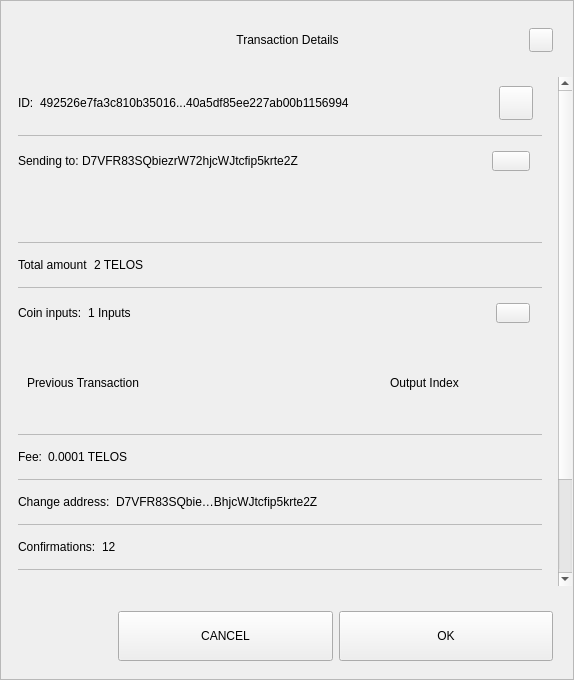
<?xml version="1.0" encoding="UTF-8"?>
<ui version="4.0">
 <class>TxDetailDialog</class>
 <widget class="QWidget" name="TxDetailDialog">
  <property name="geometry">
   <rect>
    <x>0</x>
    <y>0</y>
    <width>574</width>
    <height>680</height>
   </rect>
  </property>
  <property name="minimumSize">
   <size>
    <width>574</width>
    <height>455</height>
   </size>
  </property>
  <property name="windowTitle">
   <string>Form</string>
  </property>
  <property name="styleSheet">
   <string notr="true"/>
  </property>
  <layout class="QVBoxLayout" name="verticalLayout_3">
   <property name="spacing">
    <number>0</number>
   </property>
   <property name="leftMargin">
    <number>0</number>
   </property>
   <property name="topMargin">
    <number>0</number>
   </property>
   <property name="rightMargin">
    <number>0</number>
   </property>
   <property name="bottomMargin">
    <number>0</number>
   </property>
   <item>
    <widget class="QFrame" name="frame">
     <property name="styleSheet">
      <string notr="true"/>
     </property>
     <property name="frameShape">
      <enum>QFrame::StyledPanel</enum>
     </property>
     <property name="frameShadow">
      <enum>QFrame::Raised</enum>
     </property>
     <layout class="QVBoxLayout" name="verticalLayout">
      <property name="leftMargin">
       <number>0</number>
      </property>
      <property name="rightMargin">
       <number>0</number>
      </property>
      <item>
       <layout class="QHBoxLayout" name="horizontalLayout_3">
        <property name="spacing">
         <number>0</number>
        </property>
        <property name="leftMargin">
         <number>20</number>
        </property>
        <property name="topMargin">
         <number>10</number>
        </property>
        <property name="rightMargin">
         <number>20</number>
        </property>
        <item>
         <spacer name="horizontalSpacer_1">
          <property name="orientation">
           <enum>Qt::Horizontal</enum>
          </property>
          <property name="sizeHint" stdset="0">
           <size>
            <width>40</width>
            <height>20</height>
           </size>
          </property>
         </spacer>
        </item>
        <item>
         <widget class="QLabel" name="labelTitle">
          <property name="minimumSize">
           <size>
            <width>0</width>
            <height>40</height>
           </size>
          </property>
          <property name="maximumSize">
           <size>
            <width>16777215</width>
            <height>40</height>
           </size>
          </property>
          <property name="styleSheet">
           <string notr="true">padding-left:24px;</string>
          </property>
          <property name="text">
           <string>Transaction Details</string>
          </property>
          <property name="alignment">
           <set>Qt::AlignCenter</set>
          </property>
          <property name="margin">
           <number>7</number>
          </property>
         </widget>
        </item>
        <item>
         <spacer name="horizontalSpacer_2">
          <property name="orientation">
           <enum>Qt::Horizontal</enum>
          </property>
          <property name="sizeHint" stdset="0">
           <size>
            <width>40</width>
            <height>20</height>
           </size>
          </property>
         </spacer>
        </item>
        <item>
         <widget class="QPushButton" name="btnEsc">
          <property name="minimumSize">
           <size>
            <width>24</width>
            <height>24</height>
           </size>
          </property>
          <property name="maximumSize">
           <size>
            <width>24</width>
            <height>24</height>
           </size>
          </property>
          <property name="text">
           <string/>
          </property>
         </widget>
        </item>
       </layout>
      </item>
      <item>
       <spacer name="verticalSpacer">
        <property name="orientation">
         <enum>Qt::Vertical</enum>
        </property>
        <property name="sizeType">
         <enum>QSizePolicy::Fixed</enum>
        </property>
        <property name="sizeHint" stdset="0">
         <size>
          <width>20</width>
          <height>10</height>
         </size>
        </property>
       </spacer>
      </item>
      <item>
       <widget class="QWidget" name="layoutScroll" native="true">
        <property name="minimumSize">
         <size>
          <width>0</width>
          <height>0</height>
         </size>
        </property>
        <layout class="QVBoxLayout" name="verticalLayout_4">
         <property name="leftMargin">
          <number>0</number>
         </property>
         <property name="topMargin">
          <number>0</number>
         </property>
         <property name="rightMargin">
          <number>0</number>
         </property>
         <item>
          <widget class="QScrollArea" name="scrollArea">
           <property name="styleSheet">
            <string notr="true">#scrollArea {
background:transparent;
}</string>
           </property>
           <property name="horizontalScrollBarPolicy">
            <enum>Qt::ScrollBarAlwaysOff</enum>
           </property>
           <property name="sizeAdjustPolicy">
            <enum>QAbstractScrollArea::AdjustIgnored</enum>
           </property>
           <property name="widgetResizable">
            <bool>true</bool>
           </property>
           <property name="alignment">
            <set>Qt::AlignLeading|Qt::AlignLeft|Qt::AlignTop</set>
           </property>
           <widget class="QWidget" name="scrollAreaWidgetContents">
            <property name="geometry">
             <rect>
              <x>0</x>
              <y>0</y>
              <width>556</width>
              <height>650</height>
             </rect>
            </property>
            <property name="autoFillBackground">
             <bool>false</bool>
            </property>
            <property name="styleSheet">
             <string notr="true">#scrollAreaWidgetContents {
background:transparent;
}</string>
            </property>
            <layout class="QVBoxLayout" name="verticalLayout_7">
             <property name="spacing">
              <number>0</number>
             </property>
             <property name="sizeConstraint">
              <enum>QLayout::SetDefaultConstraint</enum>
             </property>
             <property name="leftMargin">
              <number>0</number>
             </property>
             <property name="topMargin">
              <number>0</number>
             </property>
             <property name="rightMargin">
              <number>0</number>
             </property>
             <property name="bottomMargin">
              <number>0</number>
             </property>
             <item>
              <widget class="QWidget" name="content" native="true">
               <layout class="QVBoxLayout" name="verticalLayout_2">
                <property name="leftMargin">
                 <number>16</number>
                </property>
                <property name="topMargin">
                 <number>0</number>
                </property>
                <property name="rightMargin">
                 <number>16</number>
                </property>
                <item>
                 <widget class="QWidget" name="contentID" native="true">
                  <layout class="QHBoxLayout" name="horizontalLayout_12" stretch="0,1,0">
                   <property name="leftMargin">
                    <number>0</number>
                   </property>
                   <item>
                    <widget class="QLabel" name="labelId">
                     <property name="maximumSize">
                      <size>
                       <width>16777215</width>
                       <height>16777215</height>
                      </size>
                     </property>
                     <property name="text">
                      <string>ID:</string>
                     </property>
                    </widget>
                   </item>
                   <item>
                    <widget class="QLabel" name="textId">
                     <property name="text">
                      <string>492526e7fa3c810b35016...40a5df85ee227ab00b1156994</string>
                     </property>
                    </widget>
                   </item>
                   <item>
                    <widget class="QPushButton" name="pushCopy">
                     <property name="minimumSize">
                      <size>
                       <width>34</width>
                       <height>34</height>
                      </size>
                     </property>
                     <property name="maximumSize">
                      <size>
                       <width>34</width>
                       <height>34</height>
                      </size>
                     </property>
                     <property name="text">
                      <string/>
                     </property>
                     <property name="iconSize">
                      <size>
                       <width>24</width>
                       <height>24</height>
                      </size>
                     </property>
                    </widget>
                   </item>
                  </layout>
                 </widget>
                </item>
                <item>
                 <widget class="QLabel" name="labelDivider9">
                  <property name="maximumSize">
                   <size>
                    <width>16777215</width>
                    <height>1</height>
                   </size>
                  </property>
                  <property name="styleSheet">
                   <string notr="true">background-color:#bababa;</string>
                  </property>
                  <property name="text">
                   <string/>
                  </property>
                 </widget>
                </item>
                <item>
                 <widget class="QWidget" name="contentOutputs" native="true">
                  <layout class="QHBoxLayout" name="horizontalLayout_11" stretch="0,3,0">
                   <property name="spacing">
                    <number>0</number>
                   </property>
                   <property name="leftMargin">
                    <number>0</number>
                   </property>
                   <property name="rightMargin">
                    <number>12</number>
                   </property>
                   <item>
                    <widget class="QLabel" name="labelSend">
                     <property name="maximumSize">
                      <size>
                       <width>16777215</width>
                       <height>16777215</height>
                      </size>
                     </property>
                     <property name="text">
                      <string>Sending to: </string>
                     </property>
                    </widget>
                   </item>
                   <item>
                    <widget class="QLabel" name="textSend">
                     <property name="text">
                      <string>D7VFR83SQbiezrW72hjcWJtcfip5krte2Z </string>
                     </property>
                    </widget>
                   </item>
                   <item>
                    <widget class="QPushButton" name="pushOutputs">
                     <property name="minimumSize">
                      <size>
                       <width>34</width>
                       <height>20</height>
                      </size>
                     </property>
                     <property name="maximumSize">
                      <size>
                       <width>38</width>
                       <height>20</height>
                      </size>
                     </property>
                     <property name="styleSheet">
                      <string notr="true"/>
                     </property>
                     <property name="text">
                      <string/>
                     </property>
                    </widget>
                   </item>
                  </layout>
                 </widget>
                </item>
                <item>
                 <widget class="QScrollArea" name="outputsScrollArea">
                  <property name="minimumSize">
                   <size>
                    <width>0</width>
                    <height>50</height>
                   </size>
                  </property>
                  <property name="styleSheet">
                   <string notr="true">#outputsScrollArea {
background:transparent;
}</string>
                  </property>
                  <property name="widgetResizable">
                   <bool>true</bool>
                  </property>
                  <widget class="QWidget" name="container_outputs_base">
                   <property name="geometry">
                    <rect>
                     <x>0</x>
                     <y>0</y>
                     <width>522</width>
                     <height>48</height>
                    </rect>
                   </property>
                   <property name="styleSheet">
                    <string notr="true">#container_outputs_base {
background:transparent;
}</string>
                   </property>
                  </widget>
                 </widget>
                </item>
                <item>
                 <widget class="QLabel" name="labelDivider8">
                  <property name="maximumSize">
                   <size>
                    <width>16777215</width>
                    <height>1</height>
                   </size>
                  </property>
                  <property name="styleSheet">
                   <string notr="true">background-color:#bababa;</string>
                  </property>
                  <property name="text">
                   <string/>
                  </property>
                 </widget>
                </item>
                <item>
                 <widget class="QWidget" name="contentAmount" native="true">
                  <layout class="QHBoxLayout" name="horizontalLayout_4" stretch="0,1">
                   <property name="leftMargin">
                    <number>0</number>
                   </property>
                   <item>
                    <widget class="QLabel" name="labelAmount">
                     <property name="maximumSize">
                      <size>
                       <width>16777215</width>
                       <height>16777215</height>
                      </size>
                     </property>
                     <property name="text">
                      <string>Total amount</string>
                     </property>
                    </widget>
                   </item>
                   <item>
                    <widget class="QLabel" name="textAmount">
                     <property name="text">
                      <string>2 TELOS</string>
                     </property>
                    </widget>
                   </item>
                  </layout>
                 </widget>
                </item>
                <item>
                 <widget class="QLabel" name="labelDivider6">
                  <property name="maximumSize">
                   <size>
                    <width>16777215</width>
                    <height>1</height>
                   </size>
                  </property>
                  <property name="styleSheet">
                   <string notr="true">background-color:#bababa;</string>
                  </property>
                  <property name="text">
                   <string/>
                  </property>
                 </widget>
                </item>
                <item>
                 <widget class="QWidget" name="contentInputs" native="true">
                  <layout class="QHBoxLayout" name="horizontalLayout" stretch="0,2,0">
                   <property name="leftMargin">
                    <number>0</number>
                   </property>
                   <property name="rightMargin">
                    <number>12</number>
                   </property>
                   <item>
                    <widget class="QLabel" name="labelInputs">
                     <property name="sizePolicy">
                      <sizepolicy hsizetype="Minimum" vsizetype="Preferred">
                       <horstretch>0</horstretch>
                       <verstretch>0</verstretch>
                      </sizepolicy>
                     </property>
                     <property name="maximumSize">
                      <size>
                       <width>16777215</width>
                       <height>16777215</height>
                      </size>
                     </property>
                     <property name="text">
                      <string>Coin inputs:</string>
                     </property>
                    </widget>
                   </item>
                   <item>
                    <widget class="QLabel" name="textInputs">
                     <property name="text">
                      <string>1 Inputs</string>
                     </property>
                    </widget>
                   </item>
                   <item>
                    <widget class="QPushButton" name="pushInputs">
                     <property name="maximumSize">
                      <size>
                       <width>34</width>
                       <height>20</height>
                      </size>
                     </property>
                     <property name="styleSheet">
                      <string notr="true"/>
                     </property>
                     <property name="text">
                      <string/>
                     </property>
                    </widget>
                   </item>
                  </layout>
                 </widget>
                </item>
                <item>
                 <widget class="QFrame" name="gridInputs">
                  <property name="sizePolicy">
                   <sizepolicy hsizetype="Preferred" vsizetype="MinimumExpanding">
                    <horstretch>0</horstretch>
                    <verstretch>0</verstretch>
                   </sizepolicy>
                  </property>
                  <property name="minimumSize">
                   <size>
                    <width>0</width>
                    <height>90</height>
                   </size>
                  </property>
                  <layout class="QGridLayout" name="gridLayoutInput" columnstretch="5,2" rowminimumheight="0">
                   <property name="sizeConstraint">
                    <enum>QLayout::SetMaximumSize</enum>
                   </property>
                   <property name="verticalSpacing">
                    <number>0</number>
                   </property>
                   <item row="0" column="0" alignment="Qt::AlignLeft">
                    <widget class="QLabel" name="labelTitlePrevTx">
                     <property name="text">
                      <string>Previous Transaction</string>
                     </property>
                    </widget>
                   </item>
                   <item row="0" column="1" alignment="Qt::AlignLeft">
                    <widget class="QLabel" name="labelOutputIndex">
                     <property name="text">
                      <string>Output Index</string>
                     </property>
                     <property name="alignment">
                      <set>Qt::AlignCenter</set>
                     </property>
                    </widget>
                   </item>
                  </layout>
                 </widget>
                </item>
                <item>
                 <widget class="QLabel" name="labelDivider1">
                  <property name="maximumSize">
                   <size>
                    <width>16777215</width>
                    <height>1</height>
                   </size>
                  </property>
                  <property name="styleSheet">
                   <string notr="true">background-color:#bababa;</string>
                  </property>
                  <property name="text">
                   <string/>
                  </property>
                 </widget>
                </item>
                <item>
                 <widget class="QWidget" name="contentFee" native="true">
                  <layout class="QHBoxLayout" name="horizontalLayout_7" stretch="0,1">
                   <property name="leftMargin">
                    <number>0</number>
                   </property>
                   <item>
                    <widget class="QLabel" name="labelFee">
                     <property name="maximumSize">
                      <size>
                       <width>16777215</width>
                       <height>16777215</height>
                      </size>
                     </property>
                     <property name="text">
                      <string>Fee:</string>
                     </property>
                    </widget>
                   </item>
                   <item>
                    <widget class="QLabel" name="textFee">
                     <property name="text">
                      <string>0.0001 TELOS</string>
                     </property>
                    </widget>
                   </item>
                  </layout>
                 </widget>
                </item>
                <item>
                 <widget class="QLabel" name="labelDivider2">
                  <property name="maximumSize">
                   <size>
                    <width>16777215</width>
                    <height>1</height>
                   </size>
                  </property>
                  <property name="styleSheet">
                   <string notr="true">background-color:#bababa;</string>
                  </property>
                  <property name="text">
                   <string/>
                  </property>
                 </widget>
                </item>
                <item>
                 <widget class="QWidget" name="contentChangeAddress" native="true">
                  <layout class="QHBoxLayout" name="horizontalLayout_6" stretch="0,1">
                   <property name="leftMargin">
                    <number>0</number>
                   </property>
                   <item>
                    <widget class="QLabel" name="labelChange">
                     <property name="maximumSize">
                      <size>
                       <width>16777215</width>
                       <height>16777215</height>
                      </size>
                     </property>
                     <property name="text">
                      <string>Change address:</string>
                     </property>
                    </widget>
                   </item>
                   <item>
                    <widget class="QLabel" name="textChange">
                     <property name="text">
                      <string>D7VFR83SQbie…BhjcWJtcfip5krte2Z </string>
                     </property>
                    </widget>
                   </item>
                  </layout>
                 </widget>
                </item>
                <item>
                 <widget class="QLabel" name="labelDivider4">
                  <property name="maximumSize">
                   <size>
                    <width>16777215</width>
                    <height>1</height>
                   </size>
                  </property>
                  <property name="styleSheet">
                   <string notr="true">background-color:#bababa;</string>
                  </property>
                  <property name="text">
                   <string/>
                  </property>
                 </widget>
                </item>
                <item>
                 <widget class="QWidget" name="contentConfirmations" native="true">
                  <layout class="QHBoxLayout" name="horizontalLayout_8" stretch="0,1">
                   <property name="leftMargin">
                    <number>0</number>
                   </property>
                   <item>
                    <widget class="QLabel" name="labelConfirmations">
                     <property name="maximumSize">
                      <size>
                       <width>16777215</width>
                       <height>16777215</height>
                      </size>
                     </property>
                     <property name="text">
                      <string>Confirmations:</string>
                     </property>
                    </widget>
                   </item>
                   <item>
                    <widget class="QLabel" name="textConfirmations">
                     <property name="text">
                      <string>12</string>
                     </property>
                    </widget>
                   </item>
                  </layout>
                 </widget>
                </item>
                <item>
                 <widget class="QLabel" name="labelDivider7">
                  <property name="maximumSize">
                   <size>
                    <width>16777215</width>
                    <height>1</height>
                   </size>
                  </property>
                  <property name="styleSheet">
                   <string notr="true">background-color:#bababa;</string>
                  </property>
                  <property name="text">
                   <string/>
                  </property>
                 </widget>
                </item>
                <item>
                 <widget class="QWidget" name="contentSize" native="true">
                  <layout class="QHBoxLayout" name="horizontalLayout_9" stretch="0,1">
                   <property name="leftMargin">
                    <number>0</number>
                   </property>
                   <item>
                    <widget class="QLabel" name="labelSize">
                     <property name="maximumSize">
                      <size>
                       <width>16777215</width>
                       <height>16777215</height>
                      </size>
                     </property>
                     <property name="text">
                      <string>Size:</string>
                     </property>
                    </widget>
                   </item>
                   <item>
                    <widget class="QLabel" name="textSize">
                     <property name="text">
                      <string>2 kB</string>
                     </property>
                    </widget>
                   </item>
                  </layout>
                 </widget>
                </item>
                <item>
                 <widget class="QLabel" name="labelDivider3">
                  <property name="maximumSize">
                   <size>
                    <width>16777215</width>
                    <height>1</height>
                   </size>
                  </property>
                  <property name="styleSheet">
                   <string notr="true">background-color:#bababa;</string>
                  </property>
                  <property name="text">
                   <string/>
                  </property>
                 </widget>
                </item>
                <item>
                 <widget class="QWidget" name="contentDate" native="true">
                  <layout class="QHBoxLayout" name="horizontalLayout_5" stretch="0,1">
                   <property name="leftMargin">
                    <number>0</number>
                   </property>
                   <item>
                    <widget class="QLabel" name="labelDate">
                     <property name="maximumSize">
                      <size>
                       <width>16777215</width>
                       <height>16777215</height>
                      </size>
                     </property>
                     <property name="text">
                      <string>Date:</string>
                     </property>
                    </widget>
                   </item>
                   <item>
                    <widget class="QLabel" name="textDate">
                     <property name="text">
                      <string>May 25, 2017</string>
                     </property>
                    </widget>
                   </item>
                  </layout>
                 </widget>
                </item>
                <item>
                 <widget class="QLabel" name="labelDivider5">
                  <property name="maximumSize">
                   <size>
                    <width>16777215</width>
                    <height>1</height>
                   </size>
                  </property>
                  <property name="styleSheet">
                   <string notr="true">background-color:#bababa;</string>
                  </property>
                  <property name="text">
                   <string/>
                  </property>
                 </widget>
                </item>
                <item>
                 <widget class="QWidget" name="contentStatus" native="true">
                  <layout class="QHBoxLayout" name="horizontalLayout_10" stretch="0,1">
                   <property name="leftMargin">
                    <number>0</number>
                   </property>
                   <item>
                    <widget class="QLabel" name="labelStatus">
                     <property name="maximumSize">
                      <size>
                       <width>16777215</width>
                       <height>16777215</height>
                      </size>
                     </property>
                     <property name="text">
                      <string>Status:</string>
                     </property>
                    </widget>
                   </item>
                   <item>
                    <widget class="QLabel" name="textStatus">
                     <property name="text">
                      <string>Spendable</string>
                     </property>
                    </widget>
                   </item>
                  </layout>
                 </widget>
                </item>
                <item>
                 <spacer name="verticalSpacer_2">
                  <property name="orientation">
                   <enum>Qt::Vertical</enum>
                  </property>
                  <property name="sizeType">
                   <enum>QSizePolicy::Expanding</enum>
                  </property>
                  <property name="sizeHint" stdset="0">
                   <size>
                    <width>20</width>
                    <height>10</height>
                   </size>
                  </property>
                 </spacer>
                </item>
               </layout>
              </widget>
             </item>
            </layout>
           </widget>
          </widget>
         </item>
        </layout>
       </widget>
      </item>
      <item>
       <widget class="QWidget" name="containerButtons" native="true">
        <layout class="QHBoxLayout" name="horizontalLayout1" stretch="1,2,2">
         <property name="leftMargin">
          <number>10</number>
         </property>
         <property name="rightMargin">
          <number>20</number>
         </property>
         <item>
          <spacer name="horizontalSpacer_3">
           <property name="orientation">
            <enum>Qt::Horizontal</enum>
           </property>
           <property name="sizeHint" stdset="0">
            <size>
             <width>40</width>
             <height>20</height>
            </size>
           </property>
          </spacer>
         </item>
         <item>
          <widget class="QPushButton" name="btnCancel">
           <property name="minimumSize">
            <size>
             <width>200</width>
             <height>50</height>
            </size>
           </property>
           <property name="text">
            <string>CANCEL</string>
           </property>
          </widget>
         </item>
         <item>
          <widget class="QPushButton" name="btnSave">
           <property name="minimumSize">
            <size>
             <width>200</width>
             <height>50</height>
            </size>
           </property>
           <property name="text">
            <string>OK</string>
           </property>
          </widget>
         </item>
        </layout>
       </widget>
      </item>
     </layout>
    </widget>
   </item>
  </layout>
 </widget>
 <resources/>
 <connections/>
</ui>
